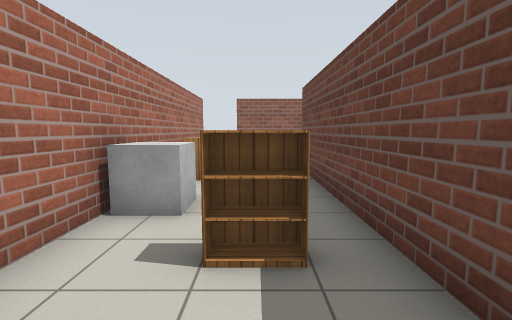
View 1 (above)

22 first-person views from a walk through a Gazebo world. The camera is 1.2 m above the floor, tilts 6° down and sees 85° across. Floor lines are 1 m apart. The floor is counted in squares, 1 m on a side. Each view is taken from the middle of a square. On the plan, view 1 faces up. The plan holds only what a view shows up to about 12 squares ahead; the rest is blank. Simple patterns stand in for the simulator's built-in surfaces.

View 2
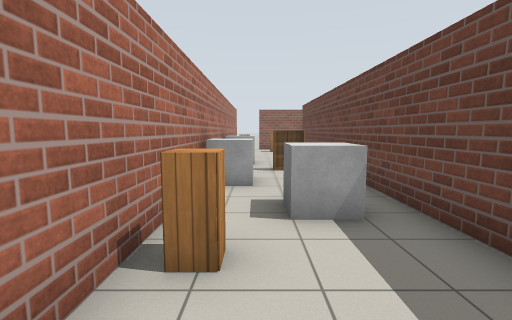

View 3
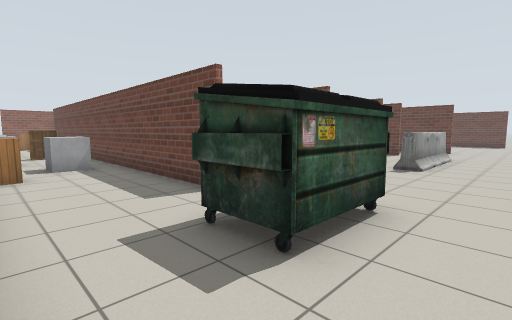

View 4
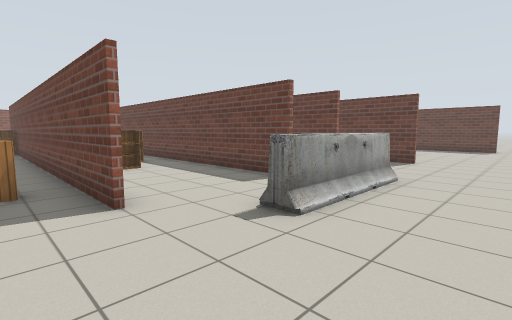

View 5
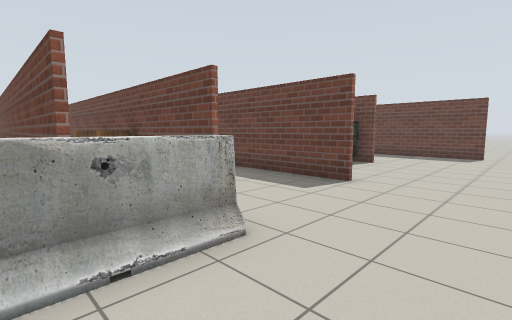

View 6
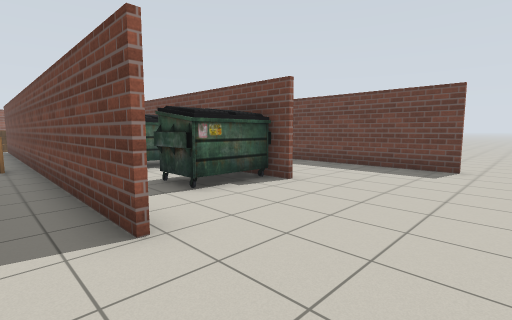

View 7
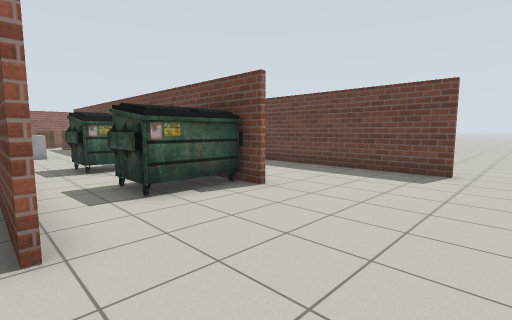

View 8
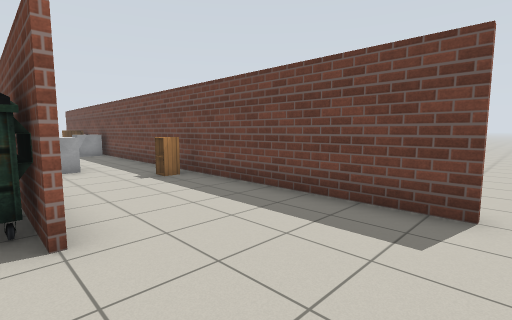

View 9
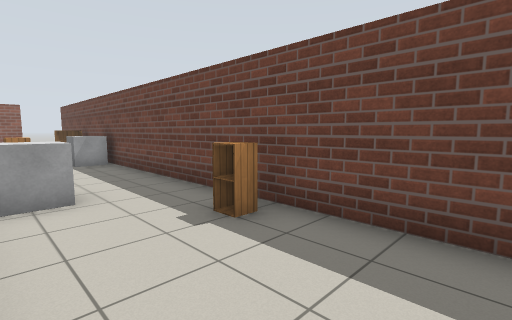

View 10
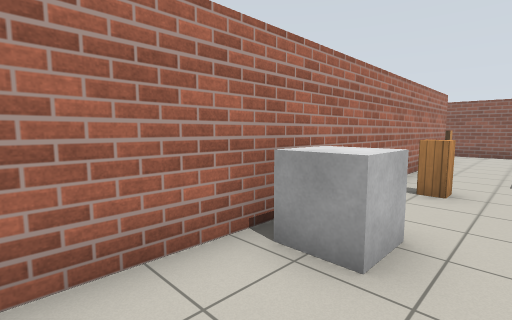

View 11
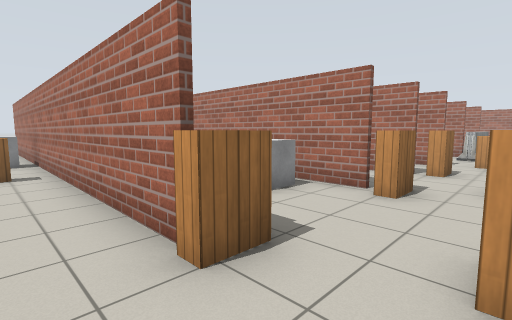

View 12
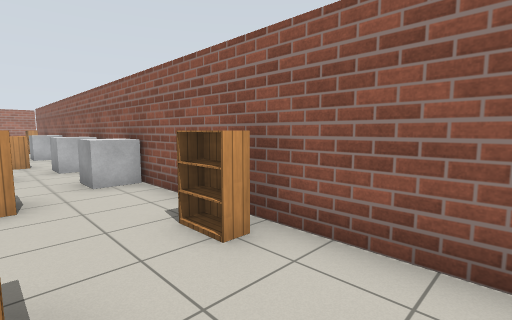

View 13
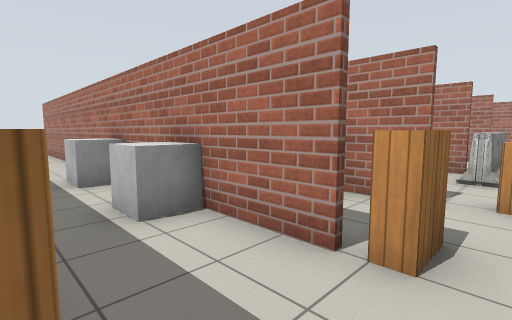

View 14
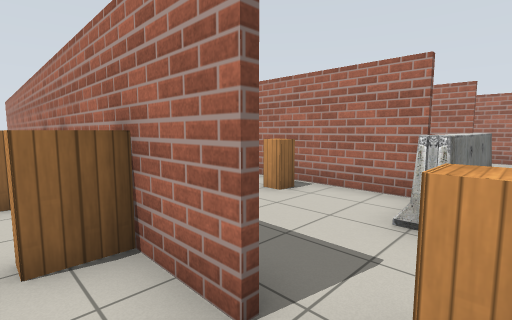

View 15
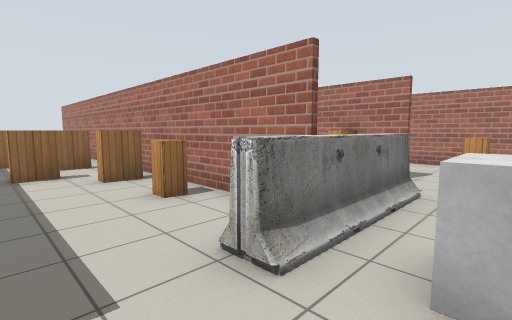

View 16
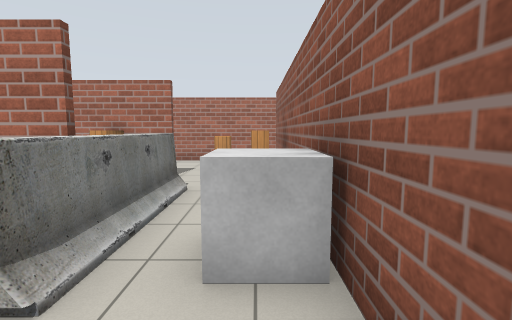

View 17
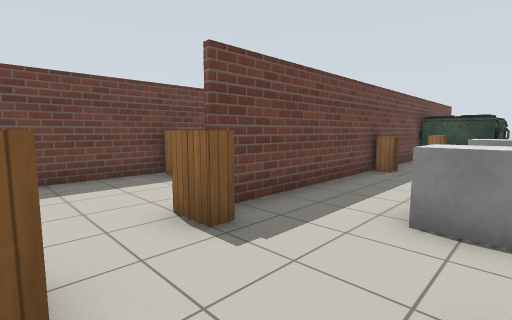

View 18
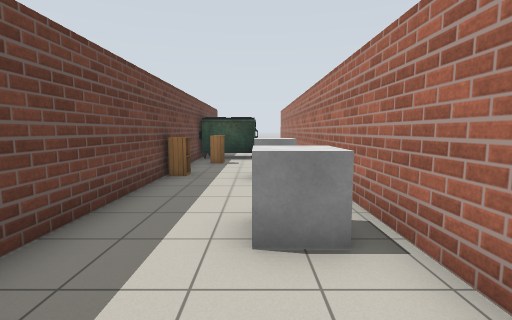

View 19
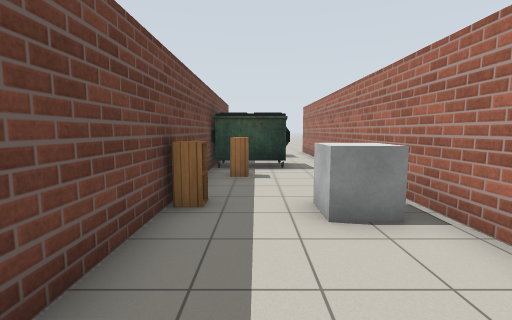

View 20
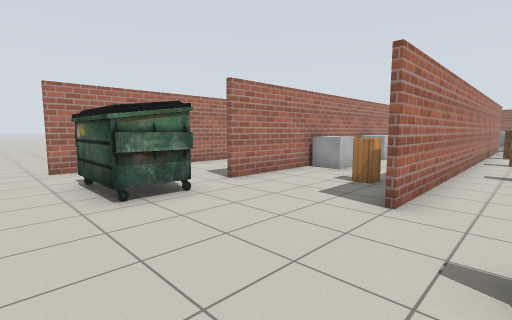

View 21
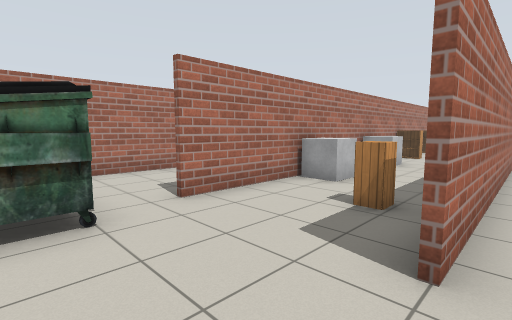

View 22
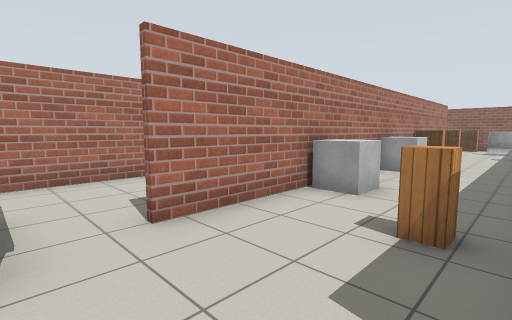

### Floor plan
Key: @ floor where view 1 was taken; # wall or solid block; x gap in a wall; . floor; C cabinet; B bookshelf; U dumpster; A barrier; O other object.
Columns run from 4 left of view 1 to 25 right of it. Each row starts with its distance up from view 1.
 12   #x######################
 11   #   B   OO...O..O...B... #
 10   # C .......C.............#
  9   #.....AAAA....B..BB..B...#
  8   #. #   #....#.#..#...#...#
  7   C  #B .#....BB#..#OO.#...B
  6   #. # .. C...#.#O.#...#...#
  5   #O.# ..#....#.#..#...#...O
  4   OO.# ..#BB..BB#..#...#..OO
  3   #.B#B..#....# #O.#OO.C...#
  2   #..#...#..B.  #..# ..C.C.#
  1   OO.#...#.B..# #..# ..#...#
  0   OO@#O..#....# #..#..C##..#
 -1   #..#...#..B.# B.O#....OO.#
 -2   #.O##..#....# #..#.UUUOO.#
 -3   C...O..#.B..# B..#.UUU...#
 -4   C..#O..#....# #..#...#...C
 -5   #..#..C#....# # .#...#...#
 -6   #..#...#....# # .#.UUU...#
 -7   #..#...#....# #..#.UUU...#
 -8   #............ ...#.......#
 -9   #.U U....AAAAA...........#
-10   #.UUU....................#
-11 ..............................
-12 ..............................

Positions as (right, up) in squares from view 1, and headings:
1: (0, 0), facing up
2: (-1, -6), facing up
3: (-2, -12), facing up-right
4: (4, -12), facing up-right
5: (9, -12), facing up-right
6: (14, -12), facing up-right
7: (15, -12), facing up-right
8: (19, -11), facing up-right
9: (20, -7), facing up-right
10: (22, -4), facing up-left
11: (21, 11), facing down-left
12: (21, 9), facing up-left
13: (15, 10), facing down-left
14: (11, 10), facing down-left
15: (9, 11), facing down-left
16: (9, 11), facing left
17: (16, 11), facing down-right
18: (17, 10), facing down
19: (18, 7), facing down
20: (7, -12), facing up-left
21: (6, -10), facing up-left
22: (5, -9), facing up-left
